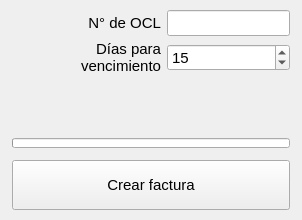
<?xml version="1.0" encoding="UTF-8"?>
<ui version="4.0">
 <class>MainWindow</class>
 <widget class="QMainWindow" name="MainWindow">
  <property name="geometry">
   <rect>
    <x>0</x>
    <y>0</y>
    <width>302</width>
    <height>220</height>
   </rect>
  </property>
  <property name="minimumSize">
   <size>
    <width>302</width>
    <height>220</height>
   </size>
  </property>
  <property name="maximumSize">
   <size>
    <width>302</width>
    <height>220</height>
   </size>
  </property>
  <property name="windowTitle">
   <string>FacturaFácil</string>
  </property>
  <property name="windowIcon">
   <iconset>
    <normaloff>../resources/icons/icon1.ico</normaloff>../resources/icons/icon1.ico</iconset>
  </property>
  <widget class="QWidget" name="centralwidget">
   <layout class="QGridLayout" name="gridLayout">
    <property name="leftMargin">
     <number>12</number>
    </property>
    <property name="topMargin">
     <number>10</number>
    </property>
    <property name="rightMargin">
     <number>12</number>
    </property>
    <property name="bottomMargin">
     <number>10</number>
    </property>
    <property name="verticalSpacing">
     <number>12</number>
    </property>
    <item row="4" column="0">
     <widget class="QPushButton" name="pushButton">
      <property name="minimumSize">
       <size>
        <width>0</width>
        <height>50</height>
       </size>
      </property>
      <property name="maximumSize">
       <size>
        <width>16777215</width>
        <height>50</height>
       </size>
      </property>
      <property name="font">
       <font>
        <family>Segoe UI</family>
        <pointsize>11</pointsize>
       </font>
      </property>
      <property name="text">
       <string>Crear factura</string>
      </property>
      <property name="icon">
       <iconset>
        <normaloff>../resources/icons/icon_receipt.png</normaloff>../resources/icons/icon_receipt.png</iconset>
      </property>
      <property name="iconSize">
       <size>
        <width>20</width>
        <height>20</height>
       </size>
      </property>
     </widget>
    </item>
    <item row="0" column="0">
     <layout class="QGridLayout" name="gridLayout_2" columnstretch="17,14">
      <property name="spacing">
       <number>6</number>
      </property>
      <item row="0" column="1">
       <widget class="QLineEdit" name="lineEdit_ocl">
        <property name="font">
         <font>
          <family>Segoe UI</family>
          <pointsize>11</pointsize>
         </font>
        </property>
        <property name="text">
         <string/>
        </property>
       </widget>
      </item>
      <item row="0" column="0">
       <widget class="QLabel" name="label">
        <property name="font">
         <font>
          <family>Segoe UI</family>
          <pointsize>11</pointsize>
         </font>
        </property>
        <property name="text">
         <string>N° de OCL</string>
        </property>
        <property name="alignment">
         <set>Qt::AlignRight|Qt::AlignTrailing|Qt::AlignVCenter</set>
        </property>
       </widget>
      </item>
      <item row="1" column="0">
       <widget class="QLabel" name="label_2">
        <property name="font">
         <font>
          <family>Segoe UI</family>
          <pointsize>11</pointsize>
         </font>
        </property>
        <property name="text">
         <string>Días para vencimiento</string>
        </property>
        <property name="alignment">
         <set>Qt::AlignRight|Qt::AlignTrailing|Qt::AlignVCenter</set>
        </property>
        <property name="wordWrap">
         <bool>true</bool>
        </property>
       </widget>
      </item>
      <item row="1" column="1">
       <widget class="QSpinBox" name="spinBox_dias">
        <property name="font">
         <font>
          <family>Segoe UI</family>
          <pointsize>11</pointsize>
         </font>
        </property>
        <property name="value">
         <number>15</number>
        </property>
       </widget>
      </item>
     </layout>
    </item>
    <item row="1" column="0">
     <layout class="QVBoxLayout" name="verticalLayout">
      <property name="spacing">
       <number>0</number>
      </property>
      <item>
       <widget class="QLabel" name="label_estado">
        <property name="minimumSize">
         <size>
          <width>0</width>
          <height>54</height>
         </size>
        </property>
        <property name="maximumSize">
         <size>
          <width>16777215</width>
          <height>54</height>
         </size>
        </property>
        <property name="font">
         <font>
          <family>Consolas</family>
          <pointsize>11</pointsize>
          <weight>75</weight>
          <bold>true</bold>
         </font>
        </property>
        <property name="styleSheet">
         <string notr="true"/>
        </property>
        <property name="text">
         <string/>
        </property>
        <property name="alignment">
         <set>Qt::AlignCenter</set>
        </property>
        <property name="wordWrap">
         <bool>true</bool>
        </property>
       </widget>
      </item>
      <item>
       <widget class="QProgressBar" name="progressBar">
        <property name="minimumSize">
         <size>
          <width>0</width>
          <height>10</height>
         </size>
        </property>
        <property name="maximumSize">
         <size>
          <width>16777215</width>
          <height>10</height>
         </size>
        </property>
        <property name="value">
         <number>0</number>
        </property>
        <property name="alignment">
         <set>Qt::AlignCenter</set>
        </property>
        <property name="textVisible">
         <bool>false</bool>
        </property>
        <property name="invertedAppearance">
         <bool>false</bool>
        </property>
       </widget>
      </item>
     </layout>
    </item>
   </layout>
  </widget>
 </widget>
 <resources/>
 <connections/>
</ui>
